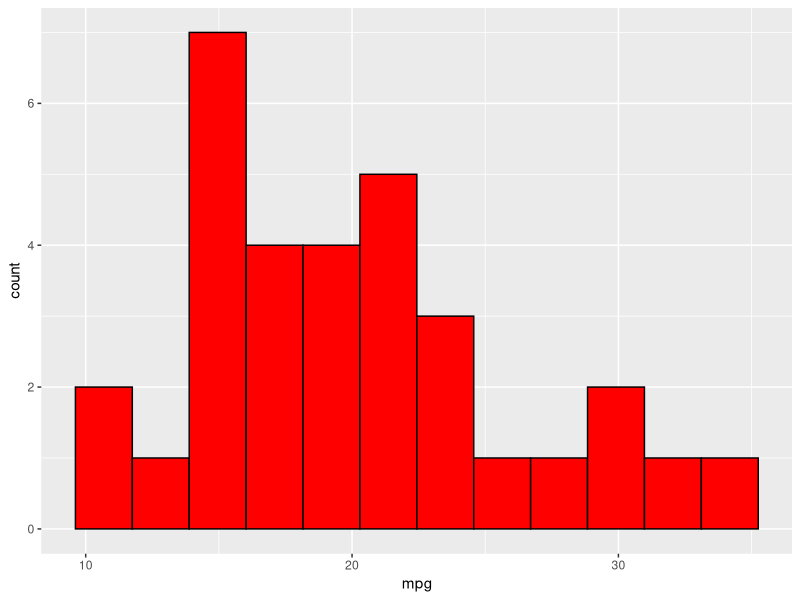

Here is the R script that generated this plot:
library(ggplot2)

histplot <- ggplot(mtcars, aes(x = mpg)) + 
  geom_histogram(color = "black", fill = "red", bins = 12)

print(histplot)